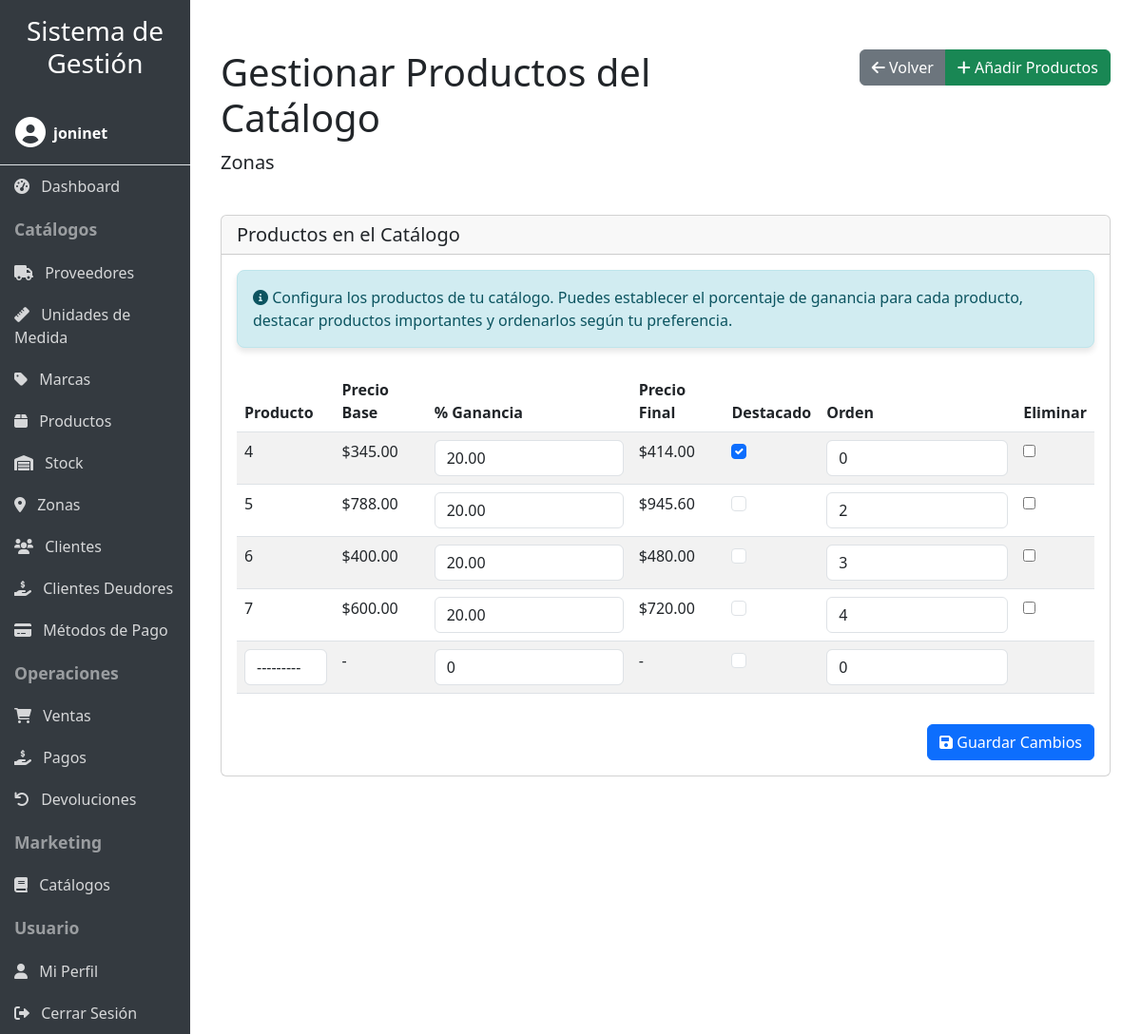
Page /catalogos/1/productos/ (signed in) on the committed database.
### productos/models.py (models this page shows, shortened)
class Catalogo(models.Model):
    nombre = models.CharField(max_length=100)
    descripcion = models.TextField(blank=True, null=True)
    fecha_creacion = models.DateTimeField(auto_now_add=True)
    fecha_actualizacion = models.DateTimeField(auto_now=True)
    activo = models.BooleanField(default=True)
    usuario = models.ForeignKey(User, on_delete=models.CASCADE)
    slug = models.SlugField(max_length=150, unique=True, blank=True)
    codigo_acceso = models.UUIDField(default=uuid.uuid4, editable=False, unique=True)

class ProductoCatalogo(models.Model):
    catalogo = models.ForeignKey(Catalogo, on_delete=models.CASCADE, related_name='productos')
    producto = models.ForeignKey(Producto, on_delete=models.CASCADE)
    porcentaje_ganancia = models.DecimalField(max_digits=5, decimal_places=2, default=0)
    precio_final = models.DecimalField(max_digits=10, decimal_places=2, default=0)
    destacado = models.BooleanField(default=False)
    orden = models.PositiveIntegerField(default=0)
    class Meta:
        ordering = ['orden', 'producto__nombre']
        unique_together = ('catalogo', 'producto')

class Producto(models.Model):
    nombre = models.CharField(max_length=100)
    descripcion = models.CharField(max_length=250)
    precio = models.DecimalField(max_digits=10, decimal_places=2)
    imagen = models.ImageField(upload_to='productos/', null=True, blank=True, help_text='Imagen del producto')
    proveedor = models.ForeignKey(Proveedor, on_delete=models.CASCADE)
    marca = models.ForeignKey(Marca, on_delete=models.CASCADE, null=True, blank=True)
    um = models.ForeignKey(UnidadMedida, on_delete=models.CASCADE)
    usuario = models.ForeignKey(User, on_delete=models.CASCADE, null=True, blank=True)
    def __str__(self) -> str:
        return self.nombre

### productos/catalogo_views.py (the view, shortened to what this page needs)
# urls.py: path('catalogos/<int:pk>/productos/', login_required(catalogo_views.ProductosCatalogoView.as_view()), name='productos_catalogo'),
class ProductosCatalogoView(LoginRequiredMixin, UpdateView):
    model = Catalogo
    template_name = 'productos/productos_catalogo_form.html'
    fields = []  # No necesitamos campos del catálogo aquí
    def get_queryset(self):
        queryset = super().get_queryset()
        user = self.request.user
        if user.is_staff or user.is_superuser:
            return queryset
        return queryset.filter(usuario=user)
    def get_context_data(self, **kwargs):
        context = super().get_context_data(**kwargs)
        if self.request.POST:
            context['formset'] = ProductoCatalogoFormSet(
                self.request.POST,
                instance=self.object
            )
        else:
            context['formset'] = ProductoCatalogoFormSet(instance=self.object)
        return context

### productos/templates/productos/productos_catalogo_form.html (shortened to what this page needs)
{% extends 'productos/base.html' %}
{% load static %}
{% block content %}
<div class="container mt-4">
    <div class="row mb-4">
        <div class="col-md-8">
            <h1>Gestionar Productos del Catálogo</h1>
            <p class="lead">{{ object.nombre }}</p>
        </div>
        <div class="col-md-4 text-end">
            <div class="btn-group">
                <a href="{% url 'productos:catalogo_detail' object.id %}" class="btn btn-secondary">
                    <i class="fas fa-arrow-left"></i> Volver
                </a>
                <a href="{% url 'productos:agregar_productos_catalogo' object.id %}" class="btn btn-success">
                    <i class="fas fa-plus"></i> Añadir Productos
                </a>
            </div>
        </div>
    </div>
    <div class="card">
        <div class="card-header">
            <h5 class="mb-0">Productos en el Catálogo</h5>
        </div>
        <div class="card-body">
            <form method="post">
                <div class="alert alert-info mb-4">
                    <i class="fas fa-info-circle"></i>
                    Configura los productos de tu catálogo. Puedes establecer el porcentaje de ganancia para cada producto,
                    destacar productos importantes y ordenarlos según tu preferencia.
                </div>
                <div class="table-responsive">
                    <table class="table table-striped">
                        <thead>
                            <tr>
                                <th>Producto</th>
                                <th>Precio Base</th>
                                <th>% Ganancia</th>
                                <th>Precio Final</th>
                                <th>Destacado</th>
                                <th>Orden</th>
                                <th>Eliminar</th>
                            </tr>
                        </thead>
                        <tbody>
                            {% for form in formset %}
                                <tr class="formset-row {% if form.errors %}table-danger{% endif %}">
                                    <td>
                                        {% if form.instance.pk %}
                                            {{ form.producto.value }}
                                        {% else %}
                                            {{ form.producto }}
                                        {% endif %}
                                    </td>
                                    <td>
                                        {% if form.instance.pk %}
                                            ${{ form.instance.producto.precio }}
                                        {% else %}
                                            -
                                        {% endif %}
                                    </td>
                                    <td>
                                        {{ form.porcentaje_ganancia }}
                                    </td>
                                    <td class="precio-final">
                                        {% if form.instance.pk %}
                                            ${{ form.instance.precio_final }}
                                        {% else %}
                                            -
                                        {% endif %}
                                    </td>
                                    <td>
                                        {{ form.destacado }}
                                    </td>
                                    <td>
                                        {{ form.orden }}
                                    </td>
                                    <td>
                                        {% if form.instance.pk %}
                                            {{ form.DELETE }}
                                        {% endif %}
                                    </td>
                                </tr>
                            {% endfor %}
                        </tbody>
                    </table>
                </div>
                <div class="d-grid gap-2 d-md-flex justify-content-md-end mt-3">
                    <button type="submit" class="btn btn-primary">
                        <i class="fas fa-save"></i> Guardar Cambios
                    </button>
                </div>
            </form>
        </div>
    </div>
</div>
{% endblock %}

### productos/templates/productos/base.html (shortened to what this page needs)
<!DOCTYPE html>
<html lang="es">
<head>
    <link href="https://cdn.jsdelivr.net/npm/bootstrap@5.3.0/dist/css/bootstrap.min.css" rel="stylesheet">
    <link rel="stylesheet" href="https://cdnjs.cloudflare.com/ajax/libs/font-awesome/6.0.0/css/all.min.css">
    {% load static %}
    <link rel="stylesheet" href="{% static 'productos/css/responsive.css' %}">
</head>
<body>
    <div class="container-fluid">
        <div class="row">
            <div class="col-lg-2 sidebar p-0" id="sidebar">
                <div class="p-3 d-lg-block d-none">
                    <h3 class="text-center">Sistema de Gestión</h3>
                </div>
                {% if user.is_authenticated %}
                <div class="user-info p-3 border-bottom">
                    <div class="d-flex align-items-center">
                        <div class="me-2">
                            <i class="fas fa-user-circle fa-2x"></i>
                        </div>
                        <div>
                            <div class="fw-bold">{{ user.username }}</div>
                        </div>
                    </div>
                </div>
                {% endif %}
                {% if user.is_authenticated %}
                <a href="{% url 'productos:dashboard' %}" class="nav-link"><i class="fas fa-tachometer-alt me-2"></i> Dashboard</a>
                <div class="nav-header">Catálogos</div>
                <a href="{% url 'productos:proveedor_list' %}" class="nav-link"><i class="fas fa-truck me-2"></i> Proveedores</a>
                <a href="{% url 'productos:unidadmedida_list' %}" class="nav-link"><i class="fas fa-ruler me-2"></i> Unidades de Medida</a>
                <a href="{% url 'productos:marca_list' %}" class="nav-link"><i class="fas fa-tag me-2"></i> Marcas</a>
                <a href="{% url 'productos:producto_list' %}" class="nav-link"><i class="fas fa-box me-2"></i> Productos</a>
                <a href="{% url 'productos:stock_list' %}" class="nav-link"><i class="fas fa-warehouse me-2"></i> Stock</a>
                <a href="{% url 'productos:zona_list' %}" class="nav-link"><i class="fas fa-map-marker-alt me-2"></i> Zonas</a>
                <a href="{% url 'productos:cliente_list' %}" class="nav-link"><i class="fas fa-users me-2"></i> Clientes</a>
                <a href="{% url 'productos:clientes_deudores' %}" class="nav-link"><i class="fas fa-hand-holding-usd me-2"></i> Clientes Deudores</a>
                <a href="{% url 'productos:metodopago_list' %}" class="nav-link"><i class="fas fa-credit-card me-2"></i> Métodos de Pago</a>
                <div class="nav-header">Operaciones</div>
                <a href="{% url 'productos:venta_list' %}" class="nav-link"><i class="fas fa-shopping-cart me-2"></i> Ventas</a>
                <a href="{% url 'productos:pago_list' %}" class="nav-link"><i class="fas fa-hand-holding-usd me-2"></i> Pagos</a>
                <a href="{% url 'productos:devolucion_list' %}" class="nav-link"><i class="fas fa-undo me-2"></i> Devoluciones</a>
                <div class="nav-header">Marketing</div>
                <a href="{% url 'productos:catalogo_list' %}" class="nav-link"><i class="fas fa-book me-2"></i> Catálogos</a>
                <div class="nav-header">Usuario</div>
                <a href="{% url 'productos:profile' %}" class="nav-link"><i class="fas fa-user me-2"></i> Mi Perfil</a>
                <a href="{% url 'productos:logout' %}" class="nav-link"><i class="fas fa-sign-out-alt me-2"></i> Cerrar Sesión</a>
                {% else %}
                <div class="nav-header">Acceso</div>
                <a href="{% url 'productos:login' %}" class="nav-link"><i class="fas fa-sign-in-alt me-2"></i> Iniciar Sesión</a>
                <a href="{% url 'productos:register' %}" class="nav-link"><i class="fas fa-user-plus me-2"></i> Registrarse</a>
                {% endif %}
            </div>
            <div class="col-lg-10 content content-wrapper">
                <div class="d-flex justify-content-between align-items-center mb-4">
                </div>
                {% block content %}{% endblock %}
            </div>
        </div>
    </div>
</body>
</html>

### productos/static/productos/css/responsive.css (style rules this page uses)
body { font-size: 16px; }
.alert { border-radius: 8px; box-shadow: 0 4px 6px rgba(0, 0, 0, 0.1); }
.alert-info { background-color: #d1ecf1; border-color: #bee5eb; color: #0c5460; }
.table-responsive { overflow-x: auto; -webkit-overflow-scrolling: touch; }

### productos/templates/productos/base.html (style rules this page uses)
body { overflow-x: hidden; }
.sidebar { min-height: 100vh; background-color: #343a40; color: white; transition: all 0.3s; }
.sidebar a { color: rgba(255, 255, 255, 0.8); text-decoration: none; display: block; padding: 10px 15px; }
.sidebar .nav-header { font-weight: bold; padding: 10px 15px; font-size: 1.1em; color: rgba(255, 255, 255, 0.5); }
.content { padding: 20px; }
.table-responsive { overflow-x: auto; }

### rows in the picture
Catalogo: nombre "Zonas"
ProductoCatalogo: instance.producto.precio "345.00", instance.precio_final "414.00"
ProductoCatalogo: instance.producto.precio "788.00", instance.precio_final "945.60"
ProductoCatalogo: instance.producto.precio "400.00", instance.precio_final "480.00"
ProductoCatalogo: instance.producto.precio "600.00", instance.precio_final "720.00"

### other values in the picture
{{ user.username }} "joninet"
